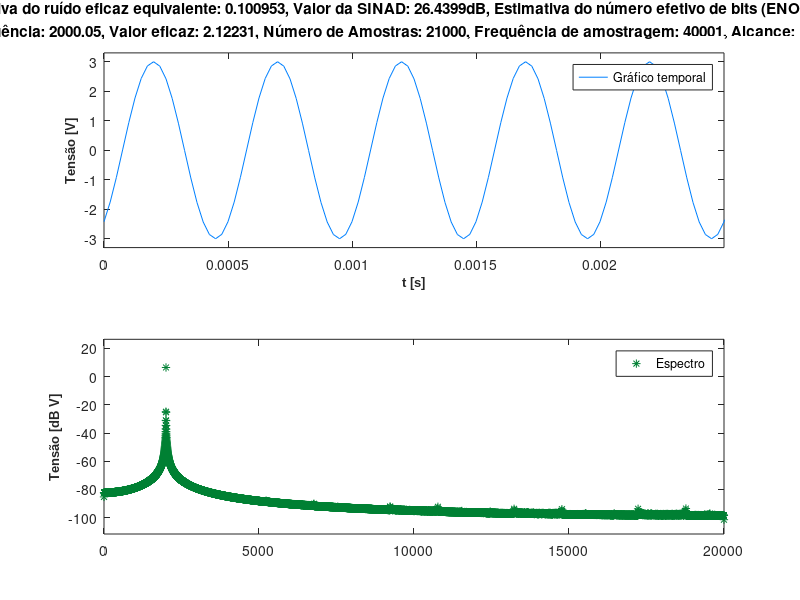

Reproduce this figure in MATLAB.
%% INSTRUMENTAÇÃO E MEDIDAS - LABORATORIO AQUISIÇÃO DE SINAIS
%Grupo 1 L32 Daniel Dinis no. 99906, João Gonçalves no. 99995, Jorge Contente no. 102143

% Dados iniciais
A = 3; %amplitude do sinal (dada em aula)
f_sinal = 2000; %frequência do sinal (dada em aula)

% Dados iniciais para a placa
N_amostras = 21000; % no. de amostras (dada em aula)
Fs = 40001; % frequência de amostragem (dada em aula)

% Resolução temporal
Ts = 1/Fs;

% Resolução espectral
F0 = Fs/N_amostras;
T0=1/F0;

% Variável no tempo e frequência
t=(0:Ts:T0-Ts)'; 
f=(0:F0:F0*(ceil(N_amostras/2)-1));

% Informação da placa de aquisicao APAGAR
%!!!!!!!!!!!!!!!!!!!!!!!!!!!!!!!!!!!!!!!!
Nbits=14;
Amax=10;
Delta=2*Amax/(2^Nbits);
%!!!!!!!!!!!!!!!!!!!!!!!!!!!!!!!!!!!!!!!!

%% Preambulo -- Calculos dos valores pedidos
N_ciclos=1000;
f_tot=zeros(N_ciclos,1);

for l=1:N_ciclos  
    
    %% Aquisição do Sinal
    %d = daq('ni');
    %addinput(d,"Dev2","ai0","Voltage"); %daqlist
    %atribuição das especificações da sessão 
    %d.Rate = Fs;
    %inicio da aquisição
    %data_t = read(d,N_amostras,"OutputFormat","Matrix"); % Adquirir "N_amostras"  e colocar os dados na variável data_t.
    %Fs=sinal.Properties.SampleRate;

    %Funções de teste 
    xt=A*cos(2*pi*f_sinal*t+2*pi*rand(1));
    data_t=floor(xt/Delta)*Delta+Delta/2;
    %data_t=xt;
    
    % Estimação da frequência
    dataf = abs(fft(data_t))/N_amostras; 

    [M,Posf]=max(dataf(1:floor(N_amostras/2)));

    media = 0;
    norm = 0;

    %Na eventualidade da possibilidade de calcular a média ponderada:
    if (Posf>3)
        for m=Posf-3:Posf+3
            norm = norm + dataf(m);
            media = media +(m-1)*dataf(m)*F0; % (m-1)*Delta_f é a frequencia da harmonica e dataf(m) é a sua amplitude.
                                        %(m-1) representa o nr de "subdivisoes" até à harmonica
        end
            f_tot(l) = media/norm;
    else % No caso de estar proximo da origem e não dar para fazer média ponderada:
        f_tot(l) = (Posf-1)* F0;
    end

    %Calcular espetro unilateral
    dataf=fft(data_t);
    dataf_b=(abs(dataf)).^2/(N_amostras*N_amostras); %fazer o espectro de potencia bilateral
    dataf_uni=2*dataf_b(1:floor((N_amostras+1)/2)); %fazer o espetro de potencia unilateral
    dataf_uni(1)= dataf_uni(1)/2;
    if (rem(N_amostras,2)==0)
        dataf_uni(N_amostras/2)= dataf_uni(N_amostras/2)/2;
    end;
    if l == 1
        dataf_avg = dataf_uni;
    else
        dataf_avg = dataf_avg + dataf_uni;
    end
end

f_estimada=mean(f_tot);
dataf_avg = dataf_avg / N_ciclos;

% Período estimado
T=1/f_estimada; 

% Cálculo do Navg - média do numero de amostras; util quando o numero de amostras e reduzido
nppp = Fs/f_estimada;   	% no. de pontos por periodo			   
nperiodos=floor(N_amostras/nppp);		 % num de periodos
Navg=nperiodos*nppp;

% Cálculo da média 
sum_all=sum(data_t);
media=sum_all/Navg;

% Cálculo do Valor eficaz  
data_tpower=power(data_t,2); % Vef=sqrt(mean(abs(data_t).^2))
sum_all2=sum(data_tpower);
Vrms=sqrt(sum_all2/Navg);


%% Cálculo do ruído médio eficaz
% Naturalmente é necessário retirar as harmónicas do espectro médio de potência
% no nosso caso temos uma sinusoide, bastava retirar a fundamental, 
% mas o raciocinio está generalizado (no for loop anterior removemos todas as harmónicas do Gn)

Gn = dataf_avg; %salvaguardar GMed
HN = floor(N_amostras/2 - 1)*F0/f_estimada; % no. de harmónicas
for i=1:HN
    Gn(1 + round(i * f_estimada/F0)) = 0; 
end
Gm = power(10,10*log10(Gn)/10);

nQ = sum(Gm); % ruído de quantização (ruido medio)
%nQ=nQ-Gm(Posf); % quando temos apenas uma sinusoide (apenas um dirac no espetro de potencia unilateral)
nQ = sqrt(nQ); 


%% Cálculo de SINAD e no. bits estimado da placa de aquisição (ENOB)
SINAD=dataf_avg(Posf)/(sum(dataf_avg)-dataf_avg(Posf));
SINAD=10*log10(SINAD);
% Calculo de Numero de bits estimado da placa, 
% chamamos à variavel Nbits_Est, mas é o ENOB tecnicamente
Nbits_Est=(SINAD-1.76-10*log10(A^2/Amax^2))/6.02;

%% Criar gráficos para visualização
Amplitude=max(data_t); % amplitude real
subplot(211);
plot(t, data_t, 'color', [0 0.5 1]); 
str=sprintf('Estimativa do ruído eficaz equivalente: %g, Valor da SINAD: %gdB, Estimativa do número efetivo de bits (ENOB): %g, \nFrequência: %g, Valor eficaz: %g, Número de Amostras: %g, Frequência de amostragem: %g, Alcance: [-%g, %g] V', nQ, SINAD, Nbits_Est ,f_estimada, Vrms, N_amostras, Fs, Amax, Amax);
title(str);
xlabel('t [s]')
xl = get(gca,'xlabel');
set(xl,'FontName','Arial','FontSize',9,'FontWeight','bold');   
ylabel('Tensão [V]')
yl = get(gca,'ylabel');
set(yl,'FontName','Arial','FontSize',9,'FontWeight','bold');
legend('Gráfico temporal')
axis([0 T*5 -1.1*Amplitude 1.1*Amplitude]) %[xmin xmax  ymin ymax]

subplot(212);
max2=max(10*log10(abs(dataf_avg)))+20; %valor max no plot
min2=1.1*min(10*log10(abs(dataf_avg))); %valor min no plot
plot(f, 10*log10(dataf_avg),'*','color',[0 0.5 0.2]); %plot em db
%plot(f, dataf_uni, 'color',[0 0.5 0.2]); %plot em V^2
xl = get(gca,'xlabel');
set(xl,'FontName','Arial','FontSize',9,'FontWeight','bold');   
ylabel('Tensão [dB V]')
yl = get(gca,'ylabel');
set(yl,'FontName','Arial','FontSize',9,'FontWeight','bold');   
legend('Espectro')
axis([0 Fs/2  min2 max2])
